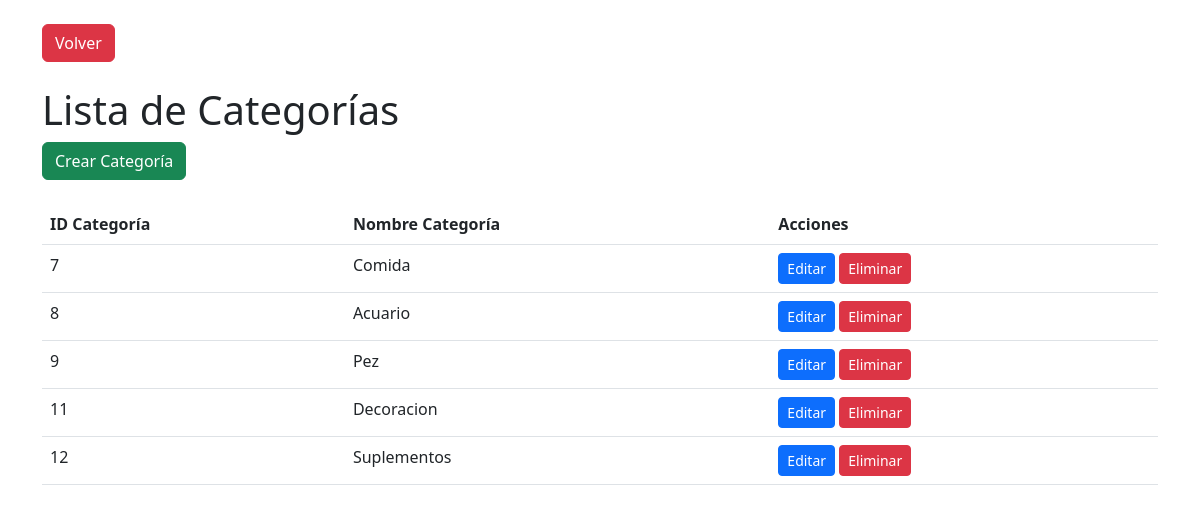
The app's page /main/administrador/categorias/ with its own data.
### main/models.py (models this page shows)
class Categoria(models.Model):
    nombre = models.CharField(max_length=100)

### main/views.py (the view)
# urls.py: path('administrador/categorias/', views.lista_categorias, name='lista_categorias'),
def lista_categorias(request):
    categorias = Categoria.objects.all()
    return render(request, 'administrador/lista_categorias.html', {'categorias': categorias})

### main/templates/administrador/lista_categorias.html (shortened to what this page needs)
<!DOCTYPE html>
<html>
<head>
    <link rel="stylesheet" href="https://cdn.jsdelivr.net/npm/bootstrap@5.3.0/dist/css/bootstrap.min.css">
</head>
<body>
    <div class="container">
        <br>
        <a href="/administrador/" class="btn btn-danger">Volver</a>
        <br><br>
        <h1>Lista de Categorías</h1>
        <a href="{% url 'crear_categoria' %}" class="btn btn-success">Crear Categoría</a>
        <br><br>
        <table class="table">
            <thead>
                <tr>
                    <th>ID Categoría</th>
                    <th>Nombre Categoría</th>
                    <th>Acciones</th>
                </tr>
            </thead>
            <tbody>
                {% for categoria in categorias %}
                    <tr>
                        <td>{{ categoria.id }}</td>
                        <td>{{ categoria.nombre }}</td>
                        <td>
                            <a href="{% url 'editar_categoria' categoria.id %}" class="btn btn-sm btn-primary">Editar</a>
                            <a href="{% url 'eliminar_categoria' categoria.id %}" class="btn btn-sm btn-danger">Eliminar</a>
                        </td>
                    </tr>
                {% endfor %}
            </tbody>
        </table>
    </div>
</body>
</html>

### records on screen
Categoria: id "7", nombre "Comida"
Categoria: id "8", nombre "Acuario"
Categoria: id "9", nombre "Pez"
Categoria: id "11", nombre "Decoracion"
Categoria: id "12", nombre "Suplementos"
